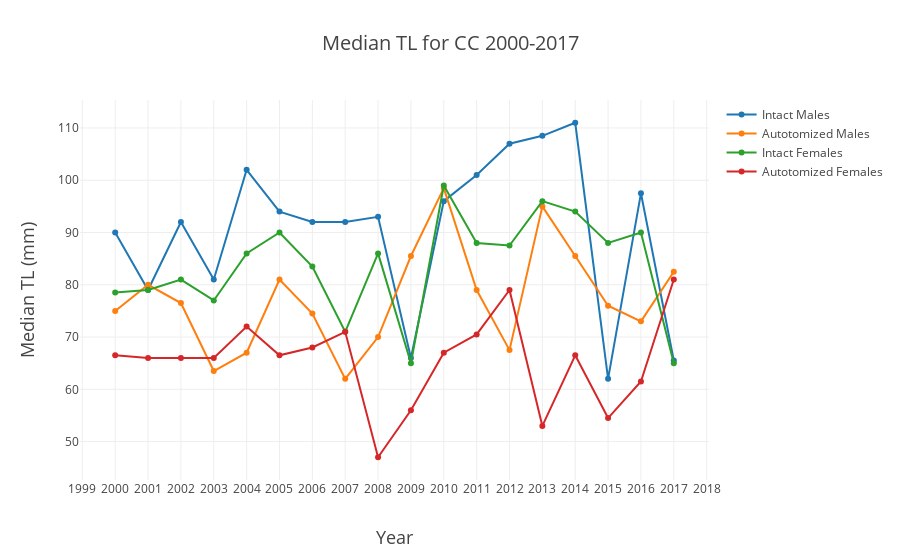

The notebook cell this image was saved under:
### Markdown cell above
##### Histogram of TL

### Code cell
femaleIntact = go.Scatter(x=TLbyYear.loc[~(TLbyYear.autotomized)&(TLbyYear.sex=='f')]['year'], 
                      y = TLbyYear.loc[~(TLbyYear.autotomized)&(TLbyYear.sex=='f')]['50%']
                      ,name='Intact Females')
femaleAut = go.Scatter(x=TLbyYear.loc[(TLbyYear.autotomized)&(TLbyYear.sex=='f')]['year'], 
                   y = TLbyYear.loc[(TLbyYear.autotomized)&(TLbyYear.sex=='f')]['50%']
                      ,name='Autotomized Females')
maleIntact = go.Scatter(x=TLbyYear.loc[~(TLbyYear.autotomized)&(TLbyYear.sex=='m')]['year'], 
              y = TLbyYear.loc[~(TLbyYear.autotomized)&(TLbyYear.sex=='m')]['50%']
                    ,name='Intact Males')
maleAut = go.Scatter(x=TLbyYear.loc[(TLbyYear.autotomized)&(TLbyYear.sex=='m')]['year'], 
              y = TLbyYear.loc[(TLbyYear.autotomized)&(TLbyYear.sex=='m')]['50%']
                    ,name='Autotomized Males')

data = [maleIntact,maleAut,femaleIntact,femaleAut]
layout = go.Layout(
    title = 'Median TL for CC 2000-2017',
    titlefont = dict(
        size = 20),
    xaxis = dict(
        dtick = 1,
        title = 'Year',
        titlefont = dict(
            size = 18)),
    yaxis = dict(
        title = 'Median TL (mm)',
        titlefont = dict(
            size = 18)))

fig = go.Figure(
        data = data,
        layout = layout)
iplot(fig, filename = 'Median TL Sceloporus jarrovii in CC 2000-2017.html')
plot(fig, filename = 'Median TL Sceloporus jarrovii in CC 2000-2017.html')

### Figure 1 — Plotly figure (JSON) as saved in the notebook; plotly's stock layout.template omitted (floating-point values rounded to 4 significant figures)
{"data": [{"name": "Intact Males", "type": "scatter", "uid": "f0a75cd3-28ad-4e32-8f4d-e8a94e1060a9", "x": [2000, 2001, 2002, 2003, 2004, 2005, 2006, 2007, 2008, 2009, 2010, 2011, 2012, 2013, 2014, 2015, 2016, 2017], "y": [90, 79, 92, 81, 102, 94, 92, 92, 93, 66, 96, 101, 107, 108.5, 111, 62, 97.5, 65.5]}, {"name": "Autotomized Males", "type": "scatter", "uid": "d1ae9509-11c8-41db-af76-f1b0fc4eb15c", "x": [2000, 2001, 2002, 2003, 2004, 2005, 2006, 2007, 2008, 2009, 2010, 2011, 2012, 2013, 2014, 2015, 2016, 2017], "y": [75, 80, 76.5, 63.5, 67, 81, 74.5, 62, 70, 85.5, 98.5, 79, 67.5, 95, 85.5, 76, 73, 82.5]}, {"name": "Intact Females", "type": "scatter", "uid": "53e6f3ae-e41e-4d52-ac39-a7afa7ef978c", "x": [2000, 2001, 2002, 2003, 2004, 2005, 2006, 2007, 2008, 2009, 2010, 2011, 2012, 2013, 2014, 2015, 2016, 2017], "y": [78.5, 79, 81, 77, 86, 90, 83.5, 71, 86, 65, 99, 88, 87.5, 96, 94, 88, 90, 65]}, {"name": "Autotomized Females", "type": "scatter", "uid": "1bd9b832-b38b-4e5e-b335-7d372c5b0e48", "x": [2000, 2001, 2002, 2003, 2004, 2005, 2006, 2007, 2008, 2009, 2010, 2011, 2012, 2013, 2014, 2015, 2016, 2017], "y": [66.5, 66, 66, 66, 72, 66.5, 68, 71, 47, 56, 67, 70.5, 79, 53, 66.5, 54.5, 61.5, 81]}], "layout": {"title": {"font": {"size": 20}, "text": "Median TL for CC 2000-2017"}, "xaxis": {"dtick": 1, "title": {"font": {"size": 18}, "text": "Year"}}, "yaxis": {"title": {"font": {"size": 18}, "text": "Median TL (mm)"}}}}
